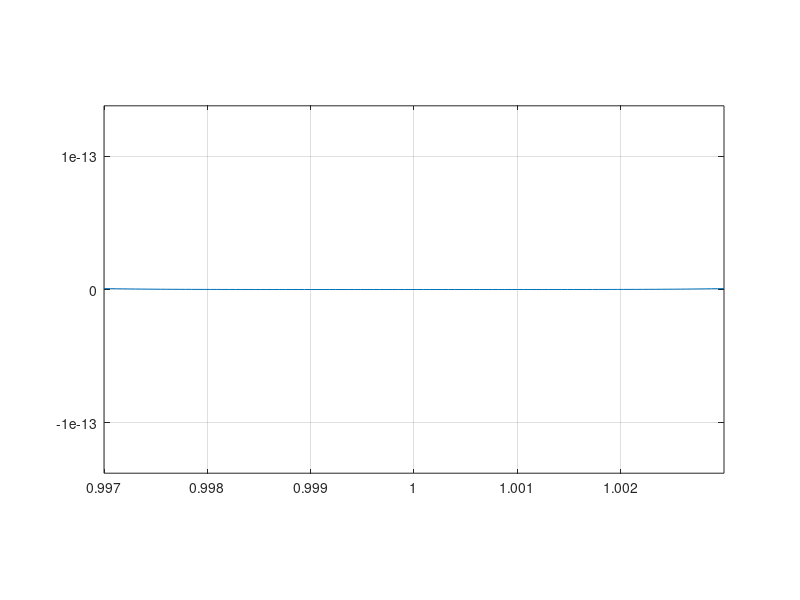

Source code (MATLAB):
% Script: ZoomPoli Modificado
% Plotea (x-1)^6 alrededor de x=1 con escala creciente
% 05.04.2015 (Sergio Preidikman)
% 29.10.2015 (Luciano Ponzellini Marinelli)

clear, clc, close all

k=0;
n=100;
delta = .003;
x = linspace(1-delta,1+delta,n)';
y = (x-1).^6;
plot(x,y), grid on
axis([1-delta   1+delta   -max(abs(y))   max(abs(y))])

% Notamos que aquí no hay esa oscilación en los valores, se  debe a que
% aquí solo estamos realizando una resta y una potencia, en el caso
% anterior estabamos realizando muchas sumas/restas y potencias, eso hace
% que se presente un error por truncamiento